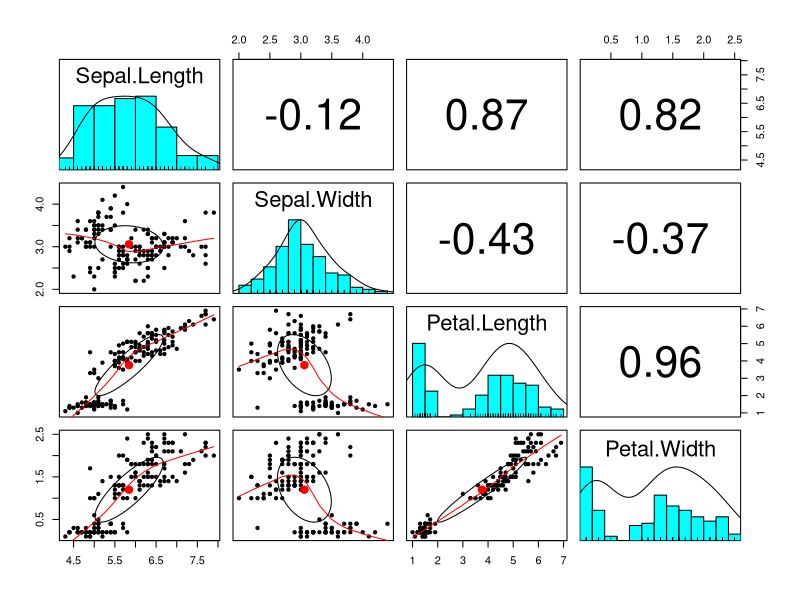
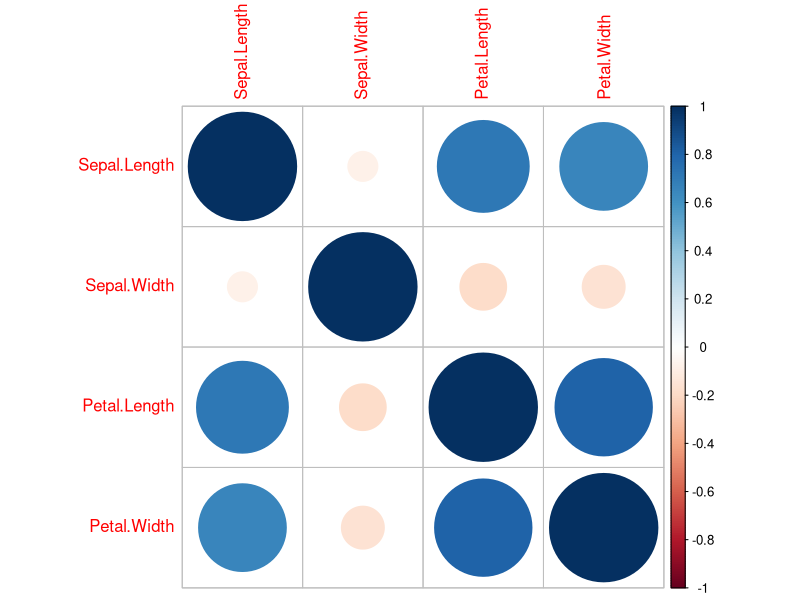
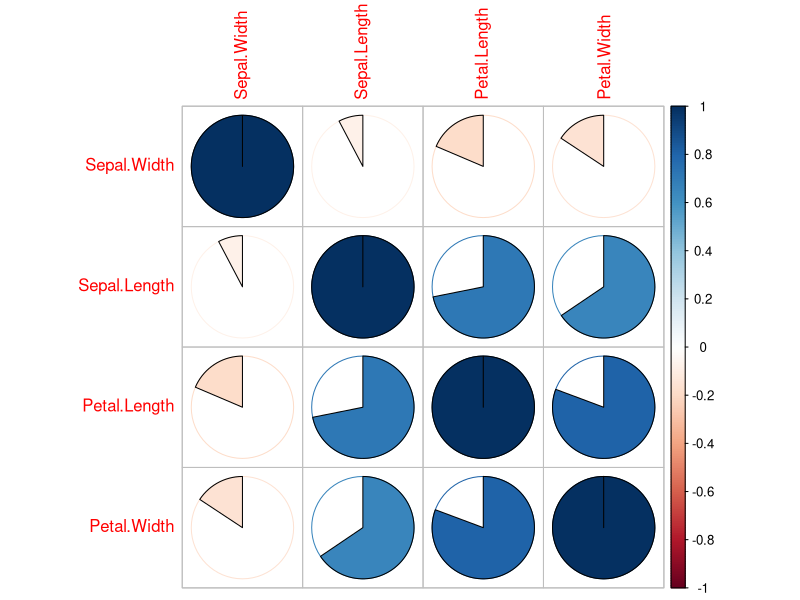
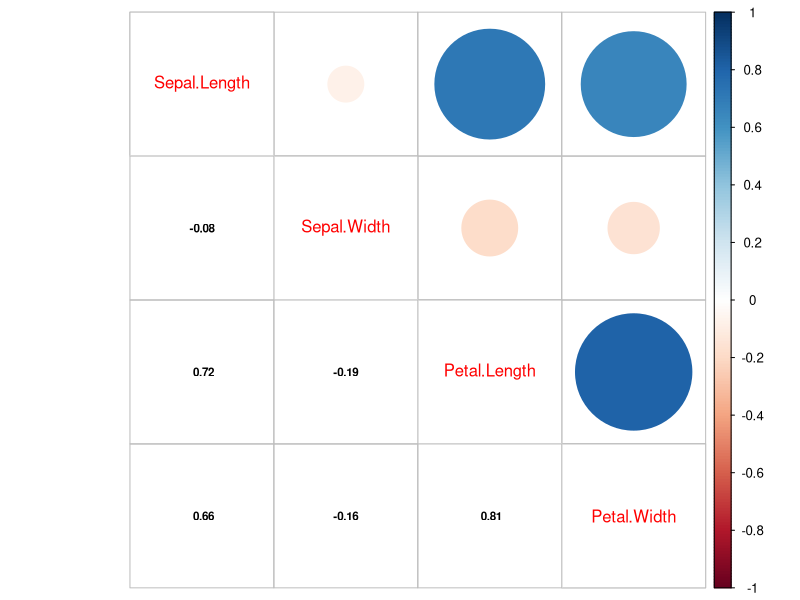
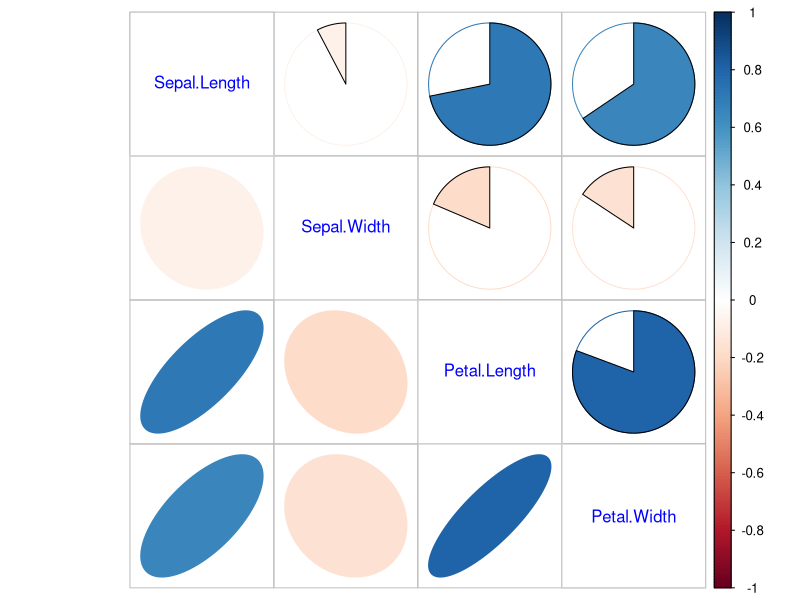

Reproduce these figures in R, in order.
install.packages("psych")
install.packages("corrplot")
install.packages("RColorBrewer")
library(psych)
library(corrplot)
library(RColorBrewer)

#psych package
data("iris")
x <- corr.test(iris[-5])
print(x)
pairs.panels(iris[,-5])

#Corrplot package

m <- cor(iris[,-5],method = "kendall")#If I don't put any command then it will automatically take Pearson Correlation Method
corrplot(m)
corrplot(m,type = "full",order = "hclust",method = "pie",
         color=brewer.pal(n=8,name = "RdBu"))

#Mixed corrplot
corrplot.mixed(m,lower.col = "black",number.cex=0.7)
corrplot.mixed(m,lower="ellipse",upper = "pie",tl.col="blue")
